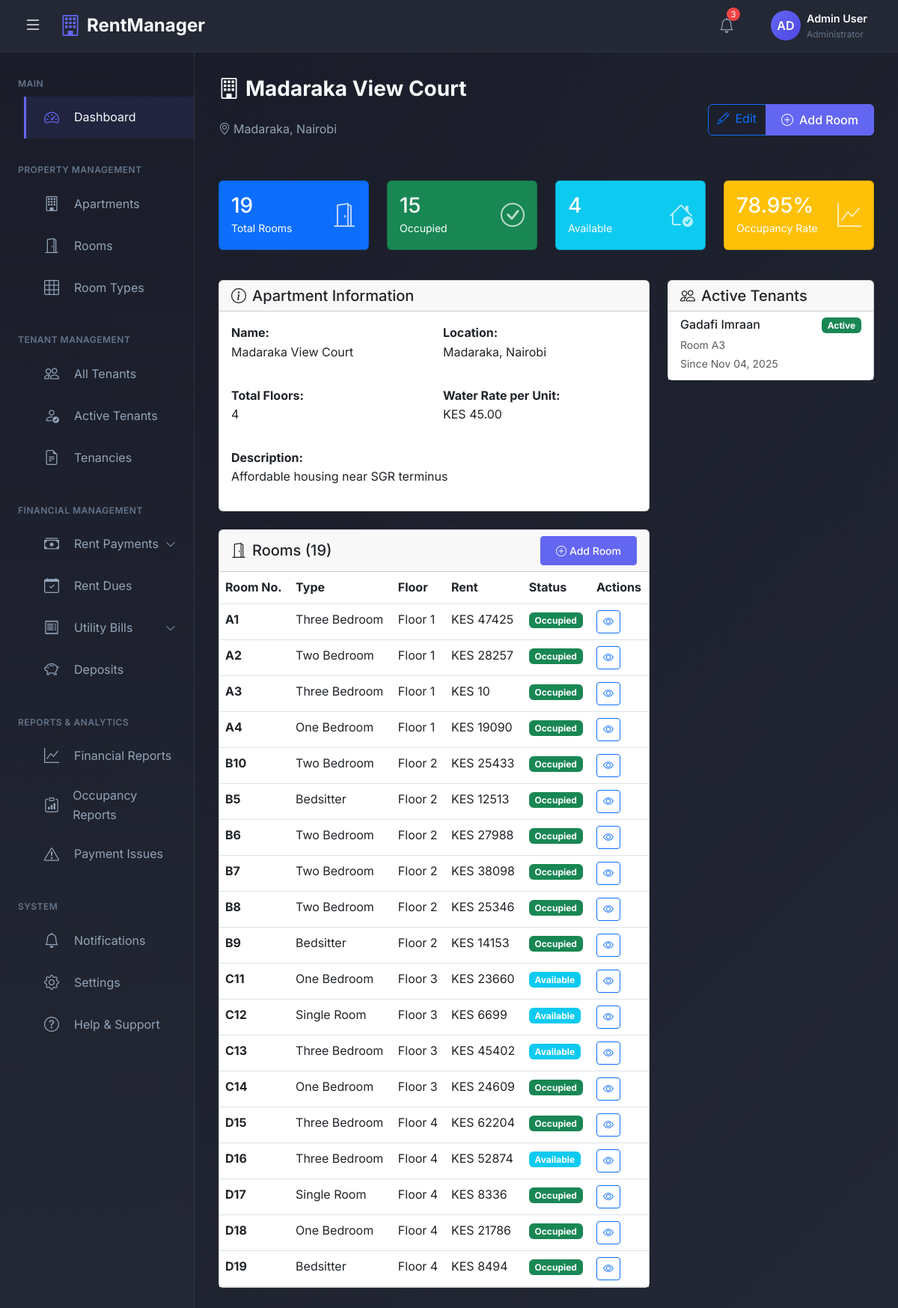
/apartments/2/ (signed in), run on the app's committed database.
### rental_app/models.py (models this page shows, shortened)
class Apartment(models.Model):
    name = models.CharField(max_length=200)
    owner = models.ForeignKey(User, on_delete=models.CASCADE, related_name='apartments', limit_choices_to={'user_type': 'admin'})
    location = models.CharField(max_length=300)
    total_floors = models.IntegerField(validators=[MinValueValidator(1)])
    description = models.TextField(blank=True)
    water_rate_per_unit = models.DecimalField(max_digits=10, decimal_places=2, default=0.00)
    created_at = models.DateTimeField(auto_now_add=True)
    updated_at = models.DateTimeField(auto_now=True)

class Room(models.Model):
    ROOM_STATUS = (
        ('available', 'Available'),
        ('occupied', 'Occupied'),
        ('maintenance', 'Under Maintenance'),
    )
    apartment = models.ForeignKey(Apartment, on_delete=models.CASCADE, related_name='rooms')
    room_number = models.CharField(max_length=10)  # e.g., A1, B2, C3
    room_type = models.ForeignKey(RoomType, on_delete=models.PROTECT)
    floor_number = models.IntegerField(validators=[MinValueValidator(0)])
    has_balcony = models.BooleanField(default=False)
    has_shower = models.BooleanField(default=True)
    has_kitchen_unit = models.BooleanField(default=True)
    has_clothes_cabinet = models.BooleanField(default=True)
    monthly_rent = models.DecimalField(max_digits=10, decimal_places=2, validators=[MinValueValidator(0)])
    deposit_amount = models.DecimalField(max_digits=10, decimal_places=2, validators=[MinValueValidator(0)])
    status = models.CharField(max_length=20, choices=ROOM_STATUS, default='available')
    created_at = models.DateTimeField(auto_now_add=True)
    updated_at = models.DateTimeField(auto_now=True)
    class Meta:
        unique_together = ('apartment', 'room_number')
        ordering = ['floor_number', 'room_number']

class RoomType(models.Model):
    ROOM_CHOICES = (
        ('bedsitter', 'Bedsitter'),
        ('single_room', 'Single Room'),
        ('one_bedroom', 'One Bedroom'),
        ('two_bedroom', 'Two Bedroom'),
        ('three_bedroom', 'Three Bedroom'),
    )
    name = models.CharField(max_length=50, choices=ROOM_CHOICES)
    description = models.TextField(blank=True)
    def __str__(self):
        return self.get_name_display()

class Tenancy(models.Model):
    TENANCY_STATUS = (
        ('active', 'Active'),
        ('terminated', 'Terminated'),
        ('suspended', 'Suspended'),
        ('switched', 'Switched Room'),  # When tenant moves to another room
    )
    TERMINATION_REASON = (
        ('vacated', 'Tenant Vacated'),
        ('evicted', 'Evicted'),
        ('room_switch', 'Switched to Another Room'),
        ('other', 'Other'),
    )
    tenant = models.ForeignKey(User, on_delete=models.PROTECT, related_name='tenancies', limit_choices_to={'user_type': 'tenant'})
    room = models.ForeignKey(Room, on_delete=models.PROTECT, related_name='tenancies')
    apartment = models.ForeignKey(Apartment, on_delete=models.PROTECT, related_name='tenancies')  # Denormalized for easy querying
    start_date = models.DateField()
    end_date = models.DateField(null=True, blank=True)
    deposit_paid = models.DecimalField(max_digits=10, decimal_places=2, default=0.00)
    deposit_refunded = models.BooleanField(default=False)
    deposit_refund_amount = models.DecimalField(max_digits=10, decimal_places=2, default=0.00, null=True, blank=True)
    deposit_deduction_reason = models.TextField(blank=True)  # Why deposit was partially refunded
    status = models.CharField(max_length=20, choices=TENANCY_STATUS, default='active')
    termination_reason = models.CharField(max_length=20, choices=TERMINATION_REASON, null=True, blank=True)
    move_in_condition = models.TextField(blank=True)
    move_out_condition = models.TextField(blank=True)
    switched_to_tenancy = models.ForeignKey('self', on_delete=models.SET_NULL, null=True, blank=True, related_name='previous_tenancy')
    switched_from_tenancy = models.ForeignKey('self', on_delete=models.SET_NULL, null=True, blank=True, related_name='next_tenancy')
    is_deleted = models.BooleanField(default=False)
    deleted_at = models.DateTimeField(null=True, blank=True)
    created_at = models.DateTimeField(auto_now_add=True)
    updated_at = models.DateTimeField(auto_now=True)
    class Meta:
        verbose_name_plural = 'Tenancies'
        ordering = ['-start_date']
        indexes = [
            models.Index(fields=['tenant', 'status']),
            models.Index(fields=['apartment', 'status']),
        ]

class User(AbstractUser):
    USER_TYPE_CHOICES = (
        ('admin', 'Admin'),
        ('tenant', 'Tenant'),
    )
    USER_STATUS = (
        ('active', 'Active'),
        ('inactive', 'Inactive'),
        ('archived', 'Archived'),  # For moved out tenants
    )
    user_type = models.CharField(max_length=10, choices=USER_TYPE_CHOICES)
    user_status = models.CharField(max_length=20, choices=USER_STATUS, default='active')
    phone_number = models.CharField(max_length=15, unique=True)
    national_id = models.CharField(max_length=20, unique=True, null=True, blank=True)
    profile_picture = models.ImageField(upload_to='profiles/', null=True, blank=True)
    is_deleted = models.BooleanField(default=False)
    deleted_at = models.DateTimeField(null=True, blank=True)
    created_at = models.DateTimeField(auto_now_add=True)
    updated_at = models.DateTimeField(auto_now=True)

### rental_app/views.py (the view)
# urls.py: path('apartments/<int:pk>/', views.apartment_detail, name='apartment_detail'),
@login_required
def apartment_detail(request, pk):
    apartment = get_object_or_404(Apartment, pk=pk, owner=request.user)
    rooms = Room.objects.filter(apartment=apartment).select_related('room_type')
    total_rooms = rooms.count()
    occupied_rooms = rooms.filter(status='occupied').count()
    available_rooms = rooms.filter(status='available').count()
    maintenance_rooms = rooms.filter(status='maintenance').count()
    occupancy_rate = (occupied_rooms / total_rooms * 100) if total_rooms > 0 else 0
    active_tenancies = Tenancy.objects.filter(
        apartment=apartment,
        status='active'
    ).select_related('tenant', 'room')
    context = {
        'apartment': apartment,
        'rooms': rooms,
        'total_rooms': total_rooms,
        'occupied_rooms': occupied_rooms,
        'available_rooms': available_rooms,
        'maintenance_rooms': maintenance_rooms,
        'occupancy_rate': round(occupancy_rate, 2),
        'active_tenancies': active_tenancies,
    }
    return render(request, 'apartments/apartment_detail.html', context)

### templates/apartments/apartment_detail.html (shortened to what this page needs)
{% extends 'admin_base.html' %}
{% block content %}
<div class="page-header d-flex justify-content-between align-items-center mb-4">
    <div>
        <h1 class="page-title">
            <i class="bi bi-building me-2"></i>{{ apartment.name }}
        </h1>
        <p class="page-subtitle">
            <i class="bi bi-geo-alt me-1"></i>{{ apartment.location }}
        </p>
    </div>
    <div class="btn-group">
        <a href="{% url 'apartment_edit' apartment.pk %}" class="btn btn-outline-primary">
            <i class="bi bi-pencil me-2"></i>Edit
        </a>
        <a href="{% url 'room_create' %}?apartment={{ apartment.pk }}" class="btn btn-primary">
            <i class="bi bi-plus-circle me-2"></i>Add Room
        </a>
    </div>
</div>
<div class="row mb-4">
    <div class="col-lg-3 col-md-6 mb-3">
        <div class="card bg-primary text-white">
            <div class="card-body">
                <div class="d-flex justify-content-between align-items-center">
                    <div>
                        <h3 class="mb-0">{{ total_rooms }}</h3>
                        <small>Total Rooms</small>
                    </div>
                    <i class="bi bi-door-open" style="font-size: 2rem; opacity: 0.7;"></i>
                </div>
            </div>
        </div>
    </div>
    <div class="col-lg-3 col-md-6 mb-3">
        <div class="card bg-success text-white">
            <div class="card-body">
                <div class="d-flex justify-content-between align-items-center">
                    <div>
                        <h3 class="mb-0">{{ occupied_rooms }}</h3>
                        <small>Occupied</small>
                    </div>
                    <i class="bi bi-check-circle" style="font-size: 2rem; opacity: 0.7;"></i>
                </div>
            </div>
        </div>
    </div>
    <div class="col-lg-3 col-md-6 mb-3">
        <div class="card bg-info text-white">
            <div class="card-body">
                <div class="d-flex justify-content-between align-items-center">
                    <div>
                        <h3 class="mb-0">{{ available_rooms }}</h3>
                        <small>Available</small>
                    </div>
                    <i class="bi bi-house-check" style="font-size: 2rem; opacity: 0.7;"></i>
                </div>
            </div>
        </div>
    </div>
    <div class="col-lg-3 col-md-6 mb-3">
        <div class="card bg-warning text-white">
            <div class="card-body">
                <div class="d-flex justify-content-between align-items-center">
                    <div>
                        <h3 class="mb-0">{{ occupancy_rate }}%</h3>
                        <small>Occupancy Rate</small>
                    </div>
                    <i class="bi bi-graph-up" style="font-size: 2rem; opacity: 0.7;"></i>
                </div>
            </div>
        </div>
    </div>
</div>
<div class="row mb-4">
    <div class="col-lg-8">
        <div class="card mb-4">
            <div class="card-header">
                <h5 class="mb-0"><i class="bi bi-info-circle me-2"></i>Apartment Information</h5>
            </div>
            <div class="card-body">
                <div class="row mb-3">
                    <div class="col-md-6">
                        <strong>Name:</strong>
                        <p>{{ apartment.name }}</p>
                    </div>
                    <div class="col-md-6">
                        <strong>Location:</strong>
                        <p>{{ apartment.location }}</p>
                    </div>
                </div>
                <div class="row mb-3">
                    <div class="col-md-6">
                        <strong>Total Floors:</strong>
                        <p>{{ apartment.total_floors }}</p>
                    </div>
                    <div class="col-md-6">
                        <strong>Water Rate per Unit:</strong>
                        <p>KES {{ apartment.water_rate_per_unit }}</p>
                    </div>
                </div>
                {% if apartment.description %}
                <div class="mb-0">
                    <strong>Description:</strong>
                    <p>{{ apartment.description }}</p>
                </div>
                {% endif %}
            </div>
        </div>
        <div class="card">
            <div class="card-header d-flex justify-content-between align-items-center">
                <h5 class="mb-0"><i class="bi bi-door-open me-2"></i>Rooms ({{ total_rooms }})</h5>
                <a href="{% url 'room_create' %}?apartment={{ apartment.pk }}" class="btn btn-sm btn-primary">
                    <i class="bi bi-plus-circle me-1"></i>Add Room
                </a>
            </div>
            <div class="card-body p-0">
                {% if rooms %}
                <div class="table-responsive">
                    <table class="table table-hover mb-0">
                        <thead>
                            <tr>
                                <th>Room No.</th>
                                <th>Type</th>
                                <th>Floor</th>
                                <th>Rent</th>
                                <th>Status</th>
                                <th>Actions</th>
                            </tr>
                        </thead>
                        <tbody>
                            {% for room in rooms %}
                            <tr>
                                <td><strong>{{ room.room_number }}</strong></td>
                                <td>{{ room.room_type }}</td>
                                <td>Floor {{ room.floor_number }}</td>
                                <td>KES {{ room.monthly_rent|floatformat:0 }}</td>
                                <td>
                                    {% if room.status == 'occupied' %}
                                    <span class="badge bg-success">Occupied</span>
                                    {% elif room.status == 'available' %}
                                    <span class="badge bg-info">Available</span>
                                    {% else %}
                                    <span class="badge bg-warning">Maintenance</span>
                                    {% endif %}
                                </td>
                                <td>
                                    <a href="{% url 'room_detail' room.pk %}" class="btn btn-sm btn-outline-primary">
                                        <i class="bi bi-eye"></i>
                                    </a>
                                </td>
                            </tr>
                            {% endfor %}
                        </tbody>
                    </table>
                </div>
                {% endif %}
            </div>
        </div>
    </div>
    <div class="col-lg-4">
        <div class="card">
            <div class="card-header">
                <h5 class="mb-0"><i class="bi bi-people me-2"></i>Active Tenants</h5>
            </div>
            <div class="card-body p-0">
                {% if active_tenancies %}
                <div class="list-group list-group-flush">
                    {% for tenancy in active_tenancies %}
                    <div class="list-group-item">
                        <div class="d-flex justify-content-between align-items-start">
                            <div>
                                <h6 class="mb-1">{{ tenancy.tenant.get_full_name }}</h6>
                                <small class="text-muted">Room {{ tenancy.room.room_number }}</small>
                            </div>
                            <span class="badge bg-success">Active</span>
                        </div>
                        <small class="text-muted">Since {{ tenancy.start_date|date:"M d, Y" }}</small>
                    </div>
                    {% endfor %}
                </div>
                {% else %}
                <div class="text-center py-4">
                    <p class="text-muted">No active tenants</p>
                </div>
                {% endif %}
            </div>
        </div>
    </div>
</div>
{% endblock %}

### templates/admin_base.html (style rules this page uses)
:root { --sidebar-width: 260px; --header-height: 70px; --primary-color: #1a1d29; --secondary-color: #232834; --accent-color: #6366f1; --accent-hover: #4f46e5; --text-primary: #f8fafc; --text-secondary: #94a3b8; --text-muted: #64748b; --border-color: #2d3343; --card-bg: #232834; --success-color: #10b981; --warning-color: #f59e0b; --danger-color: #ef4444; --bg-gradient: linear-gradient(135deg, #1a1d29 0%, #232834 100%); --sidebar-gradient: linear-gradient(180deg, #1a1d29 0%, #232834 100%); }
* { margin: 0; padding: 0; box-sizing: border-box; }
body { font-family: 'Inter', -apple-system, BlinkMacSystemFont, 'Segoe UI', Roboto, sans-serif; background-color: var(--primary-color); color: var(--text-primary); overflow-x: hidden; line-height: 1.6; font-weight: 400; }
.page-title { font-size: 1.75rem; font-weight: 700; color: var(--text-primary); margin-bottom: 1.5rem; }
.page-subtitle { font-size: 1rem; color: var(--text-secondary); margin-bottom: 2rem; }
.btn-primary { background-color: var(--accent-color); border-color: var(--accent-color); font-weight: 500; padding: 0.5rem 1.25rem; }
.main-content > * { animation: fadeIn 0.5s ease-out; }

### data on the page
Apartment: name "Madaraka View Court", location "Madaraka, Nairobi", total_floors "4", water_rate_per_unit "45.00", description "Affordable housing near SGR terminus"
Room: room_number "A1", room_type "Three Bedroom", floor_number "1", monthly_rent "47425", status "Occupied"
Room: room_number "A2", room_type "Two Bedroom", floor_number "1", monthly_rent "28257", status "Occupied"
Room: room_number "A3", room_type "Three Bedroom", floor_number "1", monthly_rent "10", status "Occupied"
Room: room_number "A4", room_type "One Bedroom", floor_number "1", monthly_rent "19090", status "Occupied"
Room: room_number "B10", room_type "Two Bedroom", floor_number "2", monthly_rent "25433", status "Occupied"
Room: room_number "B5", room_type "Bedsitter", floor_number "2", monthly_rent "12513", status "Occupied"
Room: room_number "B6", room_type "Two Bedroom", floor_number "2", monthly_rent "27988", status "Occupied"
Room: room_number "B7", room_type "Two Bedroom", floor_number "2", monthly_rent "38098", status "Occupied"
Room: room_number "B8", room_type "Two Bedroom", floor_number "2", monthly_rent "25346", status "Occupied"
Room: room_number "B9", room_type "Bedsitter", floor_number "2", monthly_rent "14153", status "Occupied"
Room: room_number "C11", room_type "One Bedroom", floor_number "3", monthly_rent "23660", status "Available"
Room: room_number "C12", room_type "Single Room", floor_number "3", monthly_rent "6699", status "Available"
Room: room_number "C13", room_type "Three Bedroom", floor_number "3", monthly_rent "45402", status "Available"
Room: room_number "C14", room_type "One Bedroom", floor_number "3", monthly_rent "24609", status "Occupied"
Room: room_number "D15", room_type "Three Bedroom", floor_number "4", monthly_rent "62204", status "Occupied"
Room: room_number "D16", room_type "Three Bedroom", floor_number "4", monthly_rent "52874", status "Available"
Room: room_number "D17", room_type "Single Room", floor_number "4", monthly_rent "8336", status "Occupied"
Room: room_number "D18", room_type "One Bedroom", floor_number "4", monthly_rent "21786", status "Occupied"
Room: room_number "D19", room_type "Bedsitter", floor_number "4", monthly_rent "8494", status "Occupied"
Tenancy: tenant.get_full_name "Gadafi Imraan", room.room_number "A3", start_date "Nov 04, 2025"

### other printed values
{{ total_rooms }} "19"
{{ occupied_rooms }} "15"
{{ available_rooms }} "4"
{{ occupancy_rate }} "78.95"
